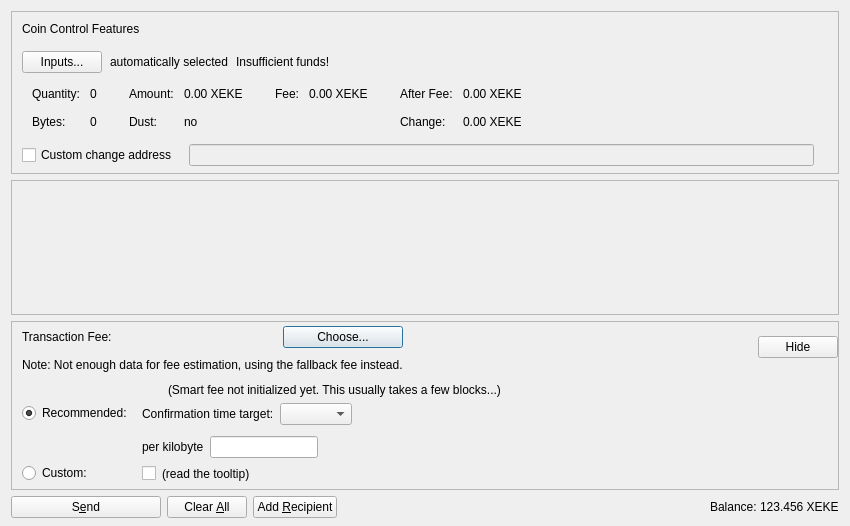
<?xml version="1.0" encoding="UTF-8"?>
<ui version="4.0">
 <class>SendCoinsDialog</class>
 <widget class="QDialog" name="SendCoinsDialog">
  <property name="geometry">
   <rect>
    <x>0</x>
    <y>0</y>
    <width>850</width>
    <height>526</height>
   </rect>
  </property>
  <property name="windowTitle">
   <string>Send Coins</string>
  </property>
  <layout class="QVBoxLayout" name="verticalLayout" stretch="0,1,0,0">
   <property name="bottomMargin">
    <number>8</number>
   </property>
   <item>
    <widget class="QFrame" name="frameCoinControl">
     <property name="sizePolicy">
      <sizepolicy hsizetype="Expanding" vsizetype="Expanding">
       <horstretch>0</horstretch>
       <verstretch>0</verstretch>
      </sizepolicy>
     </property>
     <property name="maximumSize">
      <size>
       <width>16777215</width>
       <height>16777215</height>
      </size>
     </property>
     <property name="frameShape">
      <enum>QFrame::StyledPanel</enum>
     </property>
     <property name="frameShadow">
      <enum>QFrame::Sunken</enum>
     </property>
     <layout class="QVBoxLayout" name="verticalLayoutCoinControl2">
      <property name="spacing">
       <number>0</number>
      </property>
      <property name="leftMargin">
       <number>0</number>
      </property>
      <property name="topMargin">
       <number>0</number>
      </property>
      <property name="rightMargin">
       <number>0</number>
      </property>
      <property name="bottomMargin">
       <number>6</number>
      </property>
      <item>
       <layout class="QVBoxLayout" name="verticalLayoutCoinControl" stretch="0,0,0,0,1">
        <property name="spacing">
         <number>0</number>
        </property>
        <property name="leftMargin">
         <number>10</number>
        </property>
        <property name="topMargin">
         <number>10</number>
        </property>
        <item>
         <layout class="QHBoxLayout" name="horizontalLayoutCoinControl1">
          <property name="bottomMargin">
           <number>15</number>
          </property>
          <item>
           <widget class="QLabel" name="labelCoinControlFeatures">
            <property name="sizePolicy">
             <sizepolicy hsizetype="Preferred" vsizetype="Maximum">
              <horstretch>0</horstretch>
              <verstretch>0</verstretch>
             </sizepolicy>
            </property>
            <property name="text">
             <string>Coin Control Features</string>
            </property>
           </widget>
          </item>
         </layout>
        </item>
        <item>
         <layout class="QHBoxLayout" name="horizontalLayoutCoinControl2" stretch="0,0,0,0">
          <property name="spacing">
           <number>8</number>
          </property>
          <property name="bottomMargin">
           <number>10</number>
          </property>
          <item>
           <widget class="QPushButton" name="pushButtonCoinControl">
            <property name="styleSheet">
             <string notr="true"/>
            </property>
            <property name="text">
             <string>Inputs...</string>
            </property>
            <property name="autoDefault">
             <bool>false</bool>
            </property>
           </widget>
          </item>
          <item>
           <widget class="QLabel" name="labelCoinControlAutomaticallySelected">
            <property name="text">
             <string>automatically selected</string>
            </property>
            <property name="margin">
             <number>5</number>
            </property>
           </widget>
          </item>
          <item>
           <widget class="QLabel" name="labelCoinControlInsuffFunds">
            <property name="text">
             <string>Insufficient funds!</string>
            </property>
            <property name="margin">
             <number>5</number>
            </property>
           </widget>
          </item>
          <item>
           <spacer name="horizontalSpacerCoinControl">
            <property name="orientation">
             <enum>Qt::Horizontal</enum>
            </property>
            <property name="sizeHint" stdset="0">
             <size>
              <width>40</width>
              <height>1</height>
             </size>
            </property>
           </spacer>
          </item>
         </layout>
        </item>
        <item>
         <widget class="QWidget" name="widgetCoinControl" native="true">
          <property name="sizePolicy">
           <sizepolicy hsizetype="Preferred" vsizetype="Preferred">
            <horstretch>0</horstretch>
            <verstretch>0</verstretch>
           </sizepolicy>
          </property>
          <property name="minimumSize">
           <size>
            <width>0</width>
            <height>0</height>
           </size>
          </property>
          <property name="styleSheet">
           <string notr="true"/>
          </property>
          <layout class="QHBoxLayout" name="horizontalLayoutCoinControl5">
           <property name="leftMargin">
            <number>0</number>
           </property>
           <property name="topMargin">
            <number>0</number>
           </property>
           <property name="rightMargin">
            <number>0</number>
           </property>
           <property name="bottomMargin">
            <number>0</number>
           </property>
           <item>
            <layout class="QHBoxLayout" name="horizontalLayoutCoinControl3" stretch="0,0,0,1">
             <property name="spacing">
              <number>20</number>
             </property>
             <property name="topMargin">
              <number>0</number>
             </property>
             <property name="bottomMargin">
              <number>10</number>
             </property>
             <item>
              <layout class="QFormLayout" name="formLayoutCoinControl1">
               <property name="horizontalSpacing">
                <number>10</number>
               </property>
               <property name="verticalSpacing">
                <number>14</number>
               </property>
               <property name="leftMargin">
                <number>10</number>
               </property>
               <property name="topMargin">
                <number>4</number>
               </property>
               <property name="rightMargin">
                <number>6</number>
               </property>
               <item row="0" column="0">
                <widget class="QLabel" name="labelCoinControlQuantityText">
                 <property name="text">
                  <string>Quantity:</string>
                 </property>
                 <property name="margin">
                  <number>0</number>
                 </property>
                </widget>
               </item>
               <item row="0" column="1">
                <widget class="QLabel" name="labelCoinControlQuantity">
                 <property name="cursor">
                  <cursorShape>IBeamCursor</cursorShape>
                 </property>
                 <property name="contextMenuPolicy">
                  <enum>Qt::ActionsContextMenu</enum>
                 </property>
                 <property name="text">
                  <string notr="true">0</string>
                 </property>
                 <property name="margin">
                  <number>0</number>
                 </property>
                 <property name="textInteractionFlags">
                  <set>Qt::LinksAccessibleByMouse|Qt::TextSelectableByKeyboard|Qt::TextSelectableByMouse</set>
                 </property>
                </widget>
               </item>
               <item row="1" column="0">
                <widget class="QLabel" name="labelCoinControlBytesText">
                 <property name="text">
                  <string>Bytes:</string>
                 </property>
                </widget>
               </item>
               <item row="1" column="1">
                <widget class="QLabel" name="labelCoinControlBytes">
                 <property name="cursor">
                  <cursorShape>IBeamCursor</cursorShape>
                 </property>
                 <property name="contextMenuPolicy">
                  <enum>Qt::ActionsContextMenu</enum>
                 </property>
                 <property name="text">
                  <string notr="true">0</string>
                 </property>
                 <property name="textInteractionFlags">
                  <set>Qt::LinksAccessibleByMouse|Qt::TextSelectableByKeyboard|Qt::TextSelectableByMouse</set>
                 </property>
                </widget>
               </item>
              </layout>
             </item>
             <item>
              <layout class="QFormLayout" name="formLayoutCoinControl2">
               <property name="horizontalSpacing">
                <number>10</number>
               </property>
               <property name="verticalSpacing">
                <number>14</number>
               </property>
               <property name="leftMargin">
                <number>6</number>
               </property>
               <property name="topMargin">
                <number>4</number>
               </property>
               <property name="rightMargin">
                <number>6</number>
               </property>
               <item row="0" column="0">
                <widget class="QLabel" name="labelCoinControlAmountText">
                 <property name="text">
                  <string>Amount:</string>
                 </property>
                 <property name="margin">
                  <number>0</number>
                 </property>
                </widget>
               </item>
               <item row="0" column="1">
                <widget class="QLabel" name="labelCoinControlAmount">
                 <property name="cursor">
                  <cursorShape>IBeamCursor</cursorShape>
                 </property>
                 <property name="contextMenuPolicy">
                  <enum>Qt::ActionsContextMenu</enum>
                 </property>
                 <property name="text">
                  <string notr="true">0.00 XEKE</string>
                 </property>
                 <property name="textInteractionFlags">
                  <set>Qt::LinksAccessibleByMouse|Qt::TextSelectableByKeyboard|Qt::TextSelectableByMouse</set>
                 </property>
                </widget>
               </item>
               <item row="1" column="0">
                <widget class="QLabel" name="labelCoinControlLowOutputText">
                 <property name="text">
                  <string>Dust:</string>
                 </property>
                </widget>
               </item>
               <item row="1" column="1">
                <widget class="QLabel" name="labelCoinControlLowOutput">
                 <property name="cursor">
                  <cursorShape>IBeamCursor</cursorShape>
                 </property>
                 <property name="contextMenuPolicy">
                  <enum>Qt::ActionsContextMenu</enum>
                 </property>
                 <property name="text">
                  <string notr="true">no</string>
                 </property>
                 <property name="textInteractionFlags">
                  <set>Qt::LinksAccessibleByMouse|Qt::TextSelectableByKeyboard|Qt::TextSelectableByMouse</set>
                 </property>
                </widget>
               </item>
              </layout>
             </item>
             <item>
              <layout class="QFormLayout" name="formLayoutCoinControl3">
               <property name="horizontalSpacing">
                <number>10</number>
               </property>
               <property name="verticalSpacing">
                <number>14</number>
               </property>
               <property name="leftMargin">
                <number>6</number>
               </property>
               <property name="topMargin">
                <number>4</number>
               </property>
               <property name="rightMargin">
                <number>6</number>
               </property>
               <item row="0" column="0">
                <widget class="QLabel" name="labelCoinControlFeeText">
                 <property name="text">
                  <string>Fee:</string>
                 </property>
                 <property name="margin">
                  <number>0</number>
                 </property>
                </widget>
               </item>
               <item row="0" column="1">
                <widget class="QLabel" name="labelCoinControlFee">
                 <property name="cursor">
                  <cursorShape>IBeamCursor</cursorShape>
                 </property>
                 <property name="contextMenuPolicy">
                  <enum>Qt::ActionsContextMenu</enum>
                 </property>
                 <property name="text">
                  <string notr="true">0.00 XEKE</string>
                 </property>
                 <property name="textInteractionFlags">
                  <set>Qt::LinksAccessibleByMouse|Qt::TextSelectableByKeyboard|Qt::TextSelectableByMouse</set>
                 </property>
                </widget>
               </item>
              </layout>
             </item>
             <item>
              <layout class="QFormLayout" name="formLayoutCoinControl4">
               <property name="horizontalSpacing">
                <number>10</number>
               </property>
               <property name="verticalSpacing">
                <number>14</number>
               </property>
               <property name="leftMargin">
                <number>6</number>
               </property>
               <property name="topMargin">
                <number>4</number>
               </property>
               <property name="rightMargin">
                <number>6</number>
               </property>
               <item row="0" column="0">
                <widget class="QLabel" name="labelCoinControlAfterFeeText">
                 <property name="text">
                  <string>After Fee:</string>
                 </property>
                 <property name="margin">
                  <number>0</number>
                 </property>
                </widget>
               </item>
               <item row="0" column="1">
                <widget class="QLabel" name="labelCoinControlAfterFee">
                 <property name="cursor">
                  <cursorShape>IBeamCursor</cursorShape>
                 </property>
                 <property name="contextMenuPolicy">
                  <enum>Qt::ActionsContextMenu</enum>
                 </property>
                 <property name="text">
                  <string notr="true">0.00 XEKE</string>
                 </property>
                 <property name="textInteractionFlags">
                  <set>Qt::LinksAccessibleByMouse|Qt::TextSelectableByKeyboard|Qt::TextSelectableByMouse</set>
                 </property>
                </widget>
               </item>
               <item row="1" column="0">
                <widget class="QLabel" name="labelCoinControlChangeText">
                 <property name="text">
                  <string>Change:</string>
                 </property>
                </widget>
               </item>
               <item row="1" column="1">
                <widget class="QLabel" name="labelCoinControlChange">
                 <property name="cursor">
                  <cursorShape>IBeamCursor</cursorShape>
                 </property>
                 <property name="contextMenuPolicy">
                  <enum>Qt::ActionsContextMenu</enum>
                 </property>
                 <property name="text">
                  <string notr="true">0.00 XEKE</string>
                 </property>
                 <property name="textInteractionFlags">
                  <set>Qt::LinksAccessibleByMouse|Qt::TextSelectableByKeyboard|Qt::TextSelectableByMouse</set>
                 </property>
                </widget>
               </item>
              </layout>
             </item>
            </layout>
           </item>
          </layout>
         </widget>
        </item>
        <item>
         <layout class="QHBoxLayout" name="horizontalLayoutCoinControl4" stretch="0,0,0">
          <property name="spacing">
           <number>12</number>
          </property>
          <property name="sizeConstraint">
           <enum>QLayout::SetDefaultConstraint</enum>
          </property>
          <property name="topMargin">
           <number>5</number>
          </property>
          <property name="rightMargin">
           <number>5</number>
          </property>
          <item>
           <widget class="QCheckBox" name="checkBoxCoinControlChange">
            <property name="toolTip">
             <string>If this is activated, but the change address is empty or invalid, change will be sent to a newly generated address.</string>
            </property>
            <property name="text">
             <string>Custom change address</string>
            </property>
           </widget>
          </item>
          <item>
           <widget class="QValidatedLineEdit" name="lineEditCoinControlChange">
            <property name="enabled">
             <bool>false</bool>
            </property>
            <property name="sizePolicy">
             <sizepolicy hsizetype="Expanding" vsizetype="Fixed">
              <horstretch>0</horstretch>
              <verstretch>0</verstretch>
             </sizepolicy>
            </property>
           </widget>
          </item>
          <item>
           <widget class="QLabel" name="labelCoinControlChangeLabel">
            <property name="sizePolicy">
             <sizepolicy hsizetype="Preferred" vsizetype="Expanding">
              <horstretch>0</horstretch>
              <verstretch>0</verstretch>
             </sizepolicy>
            </property>
            <property name="minimumSize">
             <size>
              <width>0</width>
              <height>0</height>
             </size>
            </property>
            <property name="text">
             <string/>
            </property>
            <property name="margin">
             <number>3</number>
            </property>
           </widget>
          </item>
         </layout>
        </item>
        <item>
         <spacer name="verticalSpacerCoinControl">
          <property name="orientation">
           <enum>Qt::Vertical</enum>
          </property>
          <property name="sizeHint" stdset="0">
           <size>
            <width>800</width>
            <height>1</height>
           </size>
          </property>
         </spacer>
        </item>
       </layout>
      </item>
     </layout>
    </widget>
   </item>
   <item>
    <widget class="QScrollArea" name="scrollArea">
     <property name="widgetResizable">
      <bool>true</bool>
     </property>
     <widget class="QWidget" name="scrollAreaWidgetContents">
      <property name="geometry">
       <rect>
        <x>0</x>
        <y>0</y>
        <width>830</width>
        <height>104</height>
       </rect>
      </property>
      <layout class="QVBoxLayout" name="verticalLayout_2" stretch="0,1">
       <property name="leftMargin">
        <number>0</number>
       </property>
       <property name="topMargin">
        <number>0</number>
       </property>
       <property name="rightMargin">
        <number>0</number>
       </property>
       <property name="bottomMargin">
        <number>0</number>
       </property>
       <item>
        <layout class="QVBoxLayout" name="entries">
         <property name="spacing">
          <number>6</number>
         </property>
        </layout>
       </item>
       <item>
        <spacer name="verticalSpacer">
         <property name="orientation">
          <enum>Qt::Vertical</enum>
         </property>
         <property name="sizeHint" stdset="0">
          <size>
           <width>20</width>
           <height>40</height>
          </size>
         </property>
        </spacer>
       </item>
      </layout>
     </widget>
    </widget>
   </item>
   <item>
    <widget class="QFrame" name="frameFee">
     <property name="sizePolicy">
      <sizepolicy hsizetype="Expanding" vsizetype="Expanding">
       <horstretch>0</horstretch>
       <verstretch>0</verstretch>
      </sizepolicy>
     </property>
     <property name="maximumSize">
      <size>
       <width>16777215</width>
       <height>16777215</height>
      </size>
     </property>
     <property name="frameShape">
      <enum>QFrame::StyledPanel</enum>
     </property>
     <property name="frameShadow">
      <enum>QFrame::Sunken</enum>
     </property>
     <layout class="QVBoxLayout" name="verticalLayoutFee1">
      <property name="spacing">
       <number>0</number>
      </property>
      <property name="leftMargin">
       <number>0</number>
      </property>
      <property name="topMargin">
       <number>0</number>
      </property>
      <property name="rightMargin">
       <number>0</number>
      </property>
      <property name="bottomMargin">
       <number>0</number>
      </property>
      <item>
       <layout class="QVBoxLayout" name="verticalLayoutFee2" stretch="0,0,0">
        <property name="spacing">
         <number>0</number>
        </property>
        <property name="leftMargin">
         <number>10</number>
        </property>
        <property name="topMargin">
         <number>0</number>
        </property>
        <item>
         <layout class="QHBoxLayout" name="horizontalLayoutFee1">
          <property name="bottomMargin">
           <number>0</number>
          </property>
          <item>
           <layout class="QVBoxLayout" name="verticalLayoutFee7">
            <property name="spacing">
             <number>0</number>
            </property>
            <item>
             <spacer name="verticalSpacerSmartFee">
              <property name="orientation">
               <enum>Qt::Vertical</enum>
              </property>
              <property name="sizeType">
               <enum>QSizePolicy::Fixed</enum>
              </property>
              <property name="sizeHint" stdset="0">
               <size>
                <width>1</width>
                <height>4</height>
               </size>
              </property>
             </spacer>
            </item>
            <item>
             <layout class="QHBoxLayout" name="horizontalLayoutSmartFee">
              <property name="spacing">
               <number>10</number>
              </property>
              <item>
               <widget class="QLabel" name="labelFeeHeadline">
                <property name="sizePolicy">
                 <sizepolicy hsizetype="Preferred" vsizetype="Maximum">
                  <horstretch>0</horstretch>
                  <verstretch>0</verstretch>
                 </sizepolicy>
                </property>
                <property name="text">
                 <string>Transaction Fee:</string>
                </property>
               </widget>
              </item>
              <item>
               <widget class="QLabel" name="labelFeeMinimized">
                <property name="text">
                 <string/>
                </property>
               </widget>
              </item>
              <item>
               <widget class="QPushButton" name="buttonChooseFee">
                <property name="text">
                 <string>Choose...</string>
                </property>
               </widget>
              </item>
             </layout>
            </item>
            <item>
             <spacer name="verticalSpacer_7">
              <property name="orientation">
               <enum>Qt::Vertical</enum>
              </property>
              <property name="sizeHint" stdset="0">
               <size>
                <width>1</width>
                <height>10</height>
               </size>
              </property>
             </spacer>
            </item>
            <item>
             <widget class="QLabel" name="fallbackFeeWarningLabel">
              <property name="toolTip">
               <string>Using the fallbackfee can result in sending a transaction that will take several hours or days (or never) to confirm. Consider choosing your fee manually or wait until you have validated the complete chain.</string>
              </property>
              <property name="text">
               <string>Note: Not enough data for fee estimation, using the fallback fee instead.</string>
              </property>
              <property name="wordWrap">
               <bool>false</bool>
              </property>
             </widget>
            </item>
            <item>
             <spacer name="verticalSpacer_5">
              <property name="orientation">
               <enum>Qt::Vertical</enum>
              </property>
              <property name="sizeHint" stdset="0">
               <size>
                <width>1</width>
                <height>1</height>
               </size>
              </property>
             </spacer>
            </item>
           </layout>
          </item>
          <item>
           <spacer name="horizontalSpacer_4">
            <property name="orientation">
             <enum>Qt::Horizontal</enum>
            </property>
            <property name="sizeHint" stdset="0">
             <size>
              <width>1</width>
              <height>1</height>
             </size>
            </property>
           </spacer>
          </item>
          <item>
           <widget class="QPushButton" name="buttonMinimizeFee">
            <property name="toolTip">
             <string>Hide transaction fee settings</string>
            </property>
            <property name="text">
             <string>Hide</string>
            </property>
           </widget>
          </item>
         </layout>
        </item>
        <item>
         <widget class="QFrame" name="frameFeeSelection">
          <layout class="QVBoxLayout" name="verticalLayoutFee12">
           <property name="spacing">
            <number>0</number>
           </property>
           <property name="leftMargin">
            <number>0</number>
           </property>
           <property name="topMargin">
            <number>0</number>
           </property>
           <property name="rightMargin">
            <number>0</number>
           </property>
           <property name="bottomMargin">
            <number>0</number>
           </property>
           <item>
            <layout class="QGridLayout" name="gridLayoutFee">
             <property name="topMargin">
              <number>10</number>
             </property>
             <property name="bottomMargin">
              <number>4</number>
             </property>
             <property name="horizontalSpacing">
              <number>10</number>
             </property>
             <property name="verticalSpacing">
              <number>4</number>
             </property>
             <item row="1" column="1">
              <layout class="QVBoxLayout" name="verticalLayoutFee8">
               <property name="spacing">
                <number>6</number>
               </property>
               <property name="topMargin">
                <number>3</number>
               </property>
               <item>
                <layout class="QHBoxLayout" name="horizontalLayoutFee13" stretch="0,0,1">
                 <item>
                  <widget class="QLabel" name="labelCustomPerKilobyte">
                   <property name="toolTip">
                    <string>If the custom fee is set to 1000 duffs and the transaction is only 250 bytes, then &quot;per kilobyte&quot; only pays 250 duffs in fee,&lt;br /&gt;while &quot;at least&quot; pays 1000 duffs. For transactions bigger than a kilobyte both pay by kilobyte.</string>
                   </property>
                   <property name="text">
                    <string>per kilobyte</string>
                   </property>
                  </widget>
                 </item>
                 <item>
                  <widget class="BitcoinAmountField" name="customFee"/>
                 </item>
                 <item>
                  <spacer name="horizontalSpacer_6">
                   <property name="orientation">
                    <enum>Qt::Horizontal</enum>
                   </property>
                   <property name="sizeHint" stdset="0">
                    <size>
                     <width>1</width>
                     <height>1</height>
                    </size>
                   </property>
                  </spacer>
                 </item>
                </layout>
               </item>
               <item>
                <layout class="QHBoxLayout" name="horizontalLayoutFee8">
                 <item>
                  <widget class="QCheckBox" name="checkBoxMinimumFee">
                   <property name="toolTip">
                    <string>Paying only the minimum fee is just fine as long as there is less transaction volume than space in the blocks.&lt;br /&gt;But be aware that this can end up in a never confirming transaction once there is more demand for XEKE transactions than the network can process.</string>
                   </property>
                   <property name="text">
                    <string/>
                   </property>
                  </widget>
                 </item>
                 <item>
                  <widget class="QLabel" name="labelMinFeeWarning">
                   <property name="enabled">
                    <bool>true</bool>
                   </property>
                   <property name="toolTip">
                    <string>Paying only the minimum fee is just fine as long as there is less transaction volume than space in the blocks.&lt;br /&gt;But be aware that this can end up in a never confirming transaction once there is more demand for XEKE transactions than the network can process.</string>
                   </property>
                   <property name="text">
                    <string>(read the tooltip)</string>
                   </property>
                   <property name="margin">
                    <number>5</number>
                   </property>
                  </widget>
                 </item>
                 <item>
                  <spacer name="horizontalSpacer_2">
                   <property name="orientation">
                    <enum>Qt::Horizontal</enum>
                   </property>
                   <property name="sizeHint" stdset="0">
                    <size>
                     <width>1</width>
                     <height>1</height>
                    </size>
                   </property>
                  </spacer>
                 </item>
                </layout>
               </item>
              </layout>
             </item>
             <item row="0" column="0">
              <layout class="QVBoxLayout" name="verticalLayoutFee4" stretch="0,1">
               <property name="topMargin">
                <number>20</number>
               </property>
               <property name="bottomMargin">
                <number>3</number>
               </property>
               <item>
                <widget class="QRadioButton" name="radioSmartFee">
                 <property name="text">
                  <string>Recommended:</string>
                 </property>
                 <property name="checked">
                  <bool>true</bool>
                 </property>
                 <attribute name="buttonGroup">
                  <string notr="true">groupFee</string>
                 </attribute>
                </widget>
               </item>
               <item>
                <spacer name="verticalSpacer_2">
                 <property name="orientation">
                  <enum>Qt::Vertical</enum>
                 </property>
                 <property name="sizeHint" stdset="0">
                  <size>
                   <width>1</width>
                   <height>1</height>
                  </size>
                 </property>
                </spacer>
               </item>
              </layout>
             </item>
             <item row="1" column="0">
              <layout class="QVBoxLayout" name="verticalLayoutFee9" stretch="0,1">
               <property name="topMargin">
                <number>30</number>
               </property>
               <item>
                <widget class="QRadioButton" name="radioCustomFee">
                 <property name="text">
                  <string>Custom:</string>
                 </property>
                 <attribute name="buttonGroup">
                  <string notr="true">groupFee</string>
                 </attribute>
                </widget>
               </item>
               <item>
                <spacer name="verticalSpacer_6">
                 <property name="orientation">
                  <enum>Qt::Vertical</enum>
                 </property>
                 <property name="sizeHint" stdset="0">
                  <size>
                   <width>1</width>
                   <height>1</height>
                  </size>
                 </property>
                </spacer>
               </item>
              </layout>
             </item>
             <item row="0" column="1">
              <layout class="QVBoxLayout" name="verticalLayoutFee3" stretch="0,0,1">
               <property name="spacing">
                <number>6</number>
               </property>
               <property name="topMargin">
                <number>0</number>
               </property>
               <property name="bottomMargin">
                <number>3</number>
               </property>
               <item>
                <layout class="QHBoxLayout" name="horizontalLayoutFee12">
                 <item>
                  <widget class="QLabel" name="labelSmartFee">
                   <property name="text">
                    <string/>
                   </property>
                   <property name="margin">
                    <number>2</number>
                   </property>
                  </widget>
                 </item>
                 <item>
                  <widget class="QLabel" name="labelFeeEstimation">
                   <property name="text">
                    <string/>
                   </property>
                  </widget>
                 </item>
                 <item>
                  <widget class="QLabel" name="labelSmartFee2">
                   <property name="text">
                    <string>(Smart fee not initialized yet. This usually takes a few blocks...)</string>
                   </property>
                   <property name="margin">
                    <number>2</number>
                   </property>
                  </widget>
                 </item>
                 <item>
                  <spacer name="horizontalSpacer_5">
                   <property name="orientation">
                    <enum>Qt::Horizontal</enum>
                   </property>
                   <property name="sizeHint" stdset="0">
                    <size>
                     <width>1</width>
                     <height>1</height>
                    </size>
                   </property>
                  </spacer>
                 </item>
                </layout>
               </item>
               <item>
                <layout class="QHBoxLayout" name="horizontalLayoutFee9">
                 <item>
                  <layout class="QVBoxLayout" name="verticalLayoutFee6">
                   <item>
                    <widget class="QLabel" name="labelSmartFee3">
                     <property name="text">
                      <string>Confirmation time target:</string>
                     </property>
                     <property name="margin">
                      <number>2</number>
                     </property>
                    </widget>
                   </item>
                  </layout>
                 </item>
                 <item>
                  <layout class="QVBoxLayout" name="verticalLayoutFee5">
                   <property name="rightMargin">
                    <number>30</number>
                   </property>
                   <item>
                    <layout class="QHBoxLayout" name="horizontalLayoutConfTarget">
                     <property name="bottomMargin">
                      <number>0</number>
                     </property>
                     <item>
                      <widget class="QComboBox" name="confTargetSelector"/>
                     </item>
                     <item>
                      <spacer name="horizontalSpacerConfTarget">
                       <property name="orientation">
                        <enum>Qt::Horizontal</enum>
                       </property>
                       <property name="sizeHint" stdset="0">
                        <size>
                         <width>40</width>
                         <height>20</height>
                        </size>
                       </property>
                      </spacer>
                     </item>
                    </layout>
                   </item>
                  </layout>
                 </item>
                </layout>
               </item>
               <item>
                <spacer name="verticalSpacer_4">
                 <property name="orientation">
                  <enum>Qt::Vertical</enum>
                 </property>
                 <property name="sizeHint" stdset="0">
                  <size>
                   <width>1</width>
                   <height>1</height>
                  </size>
                 </property>
                </spacer>
               </item>
              </layout>
             </item>
            </layout>
           </item>
          </layout>
         </widget>
        </item>
        <item>
         <spacer name="verticalSpacerFee">
          <property name="orientation">
           <enum>Qt::Vertical</enum>
          </property>
          <property name="sizeHint" stdset="0">
           <size>
            <width>800</width>
            <height>1</height>
           </size>
          </property>
         </spacer>
        </item>
       </layout>
      </item>
     </layout>
    </widget>
   </item>
   <item>
    <layout class="QHBoxLayout" name="horizontalLayout">
     <item>
      <widget class="QPushButton" name="sendButton">
       <property name="minimumSize">
        <size>
         <width>150</width>
         <height>0</height>
        </size>
       </property>
       <property name="toolTip">
        <string>Confirm the send action</string>
       </property>
       <property name="text">
        <string>S&amp;end</string>
       </property>
       <property name="autoDefault">
        <bool>false</bool>
       </property>
       <property name="default">
        <bool>false</bool>
       </property>
      </widget>
     </item>
     <item>
      <widget class="QPushButton" name="clearButton">
       <property name="sizePolicy">
        <sizepolicy hsizetype="Minimum" vsizetype="Fixed">
         <horstretch>0</horstretch>
         <verstretch>0</verstretch>
        </sizepolicy>
       </property>
       <property name="toolTip">
        <string>Clear all fields of the form.</string>
       </property>
       <property name="text">
        <string>Clear &amp;All</string>
       </property>
       <property name="autoDefault">
        <bool>false</bool>
       </property>
      </widget>
     </item>
     <item>
      <widget class="QPushButton" name="addButton">
       <property name="toolTip">
        <string>Send to multiple recipients at once</string>
       </property>
       <property name="text">
        <string>Add &amp;Recipient</string>
       </property>
       <property name="autoDefault">
        <bool>false</bool>
       </property>
      </widget>
     </item>
     <item>
      <spacer name="horizontalSpacer">
       <property name="orientation">
        <enum>Qt::Horizontal</enum>
       </property>
       <property name="sizeHint" stdset="0">
        <size>
         <width>40</width>
         <height>20</height>
        </size>
       </property>
      </spacer>
     </item>
     <item>
      <layout class="QHBoxLayout" name="horizontalLayout_2">
       <property name="spacing">
        <number>3</number>
       </property>
       <item>
        <widget class="QLabel" name="labelBalanceText">
         <property name="text">
          <string>Balance:</string>
         </property>
        </widget>
       </item>
       <item>
        <widget class="QLabel" name="labelBalance">
         <property name="sizePolicy">
          <sizepolicy hsizetype="Preferred" vsizetype="Preferred">
           <horstretch>0</horstretch>
           <verstretch>0</verstretch>
          </sizepolicy>
         </property>
         <property name="cursor">
          <cursorShape>IBeamCursor</cursorShape>
         </property>
         <property name="text">
          <string notr="true">123.456 XEKE</string>
         </property>
         <property name="textInteractionFlags">
          <set>Qt::LinksAccessibleByMouse|Qt::TextSelectableByKeyboard|Qt::TextSelectableByMouse</set>
         </property>
        </widget>
       </item>
      </layout>
     </item>
    </layout>
   </item>
  </layout>
 </widget>
 <customwidgets>
  <customwidget>
   <class>QValidatedLineEdit</class>
   <extends>QLineEdit</extends>
   <header>qt/qvalidatedlineedit.h</header>
  </customwidget>
  <customwidget>
   <class>BitcoinAmountField</class>
   <extends>QLineEdit</extends>
   <header>qt/bitcoinamountfield.h</header>
   <container>1</container>
  </customwidget>
 </customwidgets>
 <resources>
  <include location="../XEKE.qrc"/>
 </resources>
 <connections/>
 <buttongroups>
  <buttongroup name="groupFee"/>
 </buttongroups>
</ui>
